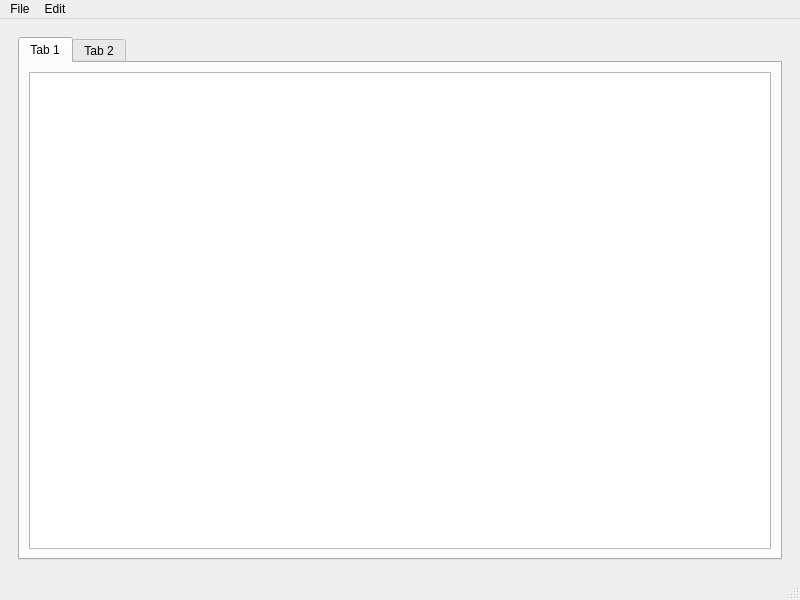
<?xml version="1.0" encoding="UTF-8"?>
<ui version="4.0">
 <class>MainWindow</class>
 <widget class="QMainWindow" name="MainWindow">
  <property name="geometry">
   <rect>
    <x>0</x>
    <y>0</y>
    <width>800</width>
    <height>600</height>
   </rect>
  </property>
  <property name="windowTitle">
   <string>MainWindow</string>
  </property>
  <widget class="QWidget" name="centralwidget">
   <layout class="QVBoxLayout" name="verticalLayout_2">
    <item>
     <widget class="QStackedWidget" name="stackedWidget">
      <property name="currentIndex">
       <number>0</number>
      </property>
      <widget class="QWidget" name="page">
       <layout class="QVBoxLayout" name="verticalLayout">
        <item>
         <widget class="QTabWidget" name="tabWidgetFile">
          <property name="currentIndex">
           <number>0</number>
          </property>
          <widget class="QWidget" name="tab">
           <attribute name="title">
            <string>Tab 1</string>
           </attribute>
           <layout class="QGridLayout" name="gridLayout">
            <item row="0" column="0">
             <widget class="QTextEdit" name="textEditFile"/>
            </item>
           </layout>
          </widget>
          <widget class="QWidget" name="tab_2">
           <attribute name="title">
            <string>Tab 2</string>
           </attribute>
          </widget>
         </widget>
        </item>
       </layout>
      </widget>
      <widget class="QWidget" name="page_2"/>
     </widget>
    </item>
   </layout>
  </widget>
  <widget class="QMenuBar" name="menubar">
   <property name="geometry">
    <rect>
     <x>0</x>
     <y>0</y>
     <width>800</width>
     <height>22</height>
    </rect>
   </property>
   <widget class="QMenu" name="menuFile">
    <property name="title">
     <string>File</string>
    </property>
    <addaction name="actionNew_Tab"/>
    <addaction name="actionOpen"/>
    <addaction name="actionSave"/>
    <addaction name="actionSave_As"/>
   </widget>
   <widget class="QMenu" name="menuEdit">
    <property name="title">
     <string>Edit</string>
    </property>
    <addaction name="actionSearch"/>
    <addaction name="actionReplace"/>
    <addaction name="actionHistory"/>
   </widget>
   <addaction name="menuFile"/>
   <addaction name="menuEdit"/>
  </widget>
  <widget class="QStatusBar" name="statusbar"/>
  <action name="actionOpen">
   <property name="text">
    <string>Open</string>
   </property>
  </action>
  <action name="actionNew_Tab">
   <property name="text">
    <string>New Tab</string>
   </property>
  </action>
  <action name="actionSave">
   <property name="text">
    <string>Save</string>
   </property>
  </action>
  <action name="actionSave_As">
   <property name="text">
    <string>Save As</string>
   </property>
  </action>
  <action name="actionSearch">
   <property name="text">
    <string>Search</string>
   </property>
  </action>
  <action name="actionReplace">
   <property name="text">
    <string>Replace</string>
   </property>
  </action>
  <action name="actionHistory">
   <property name="text">
    <string>History</string>
   </property>
  </action>
 </widget>
 <resources/>
 <connections/>
</ui>
